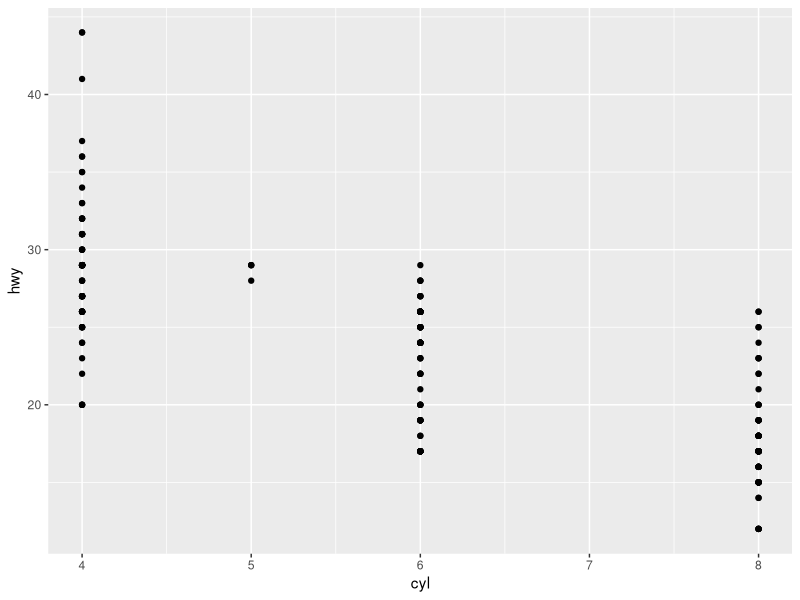
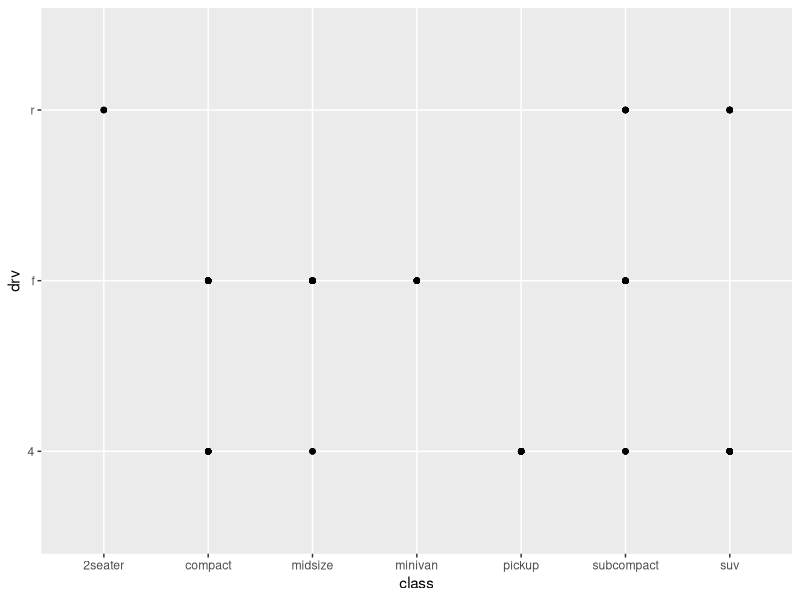

These figures' R source, in order:
## ---- chunk 1
knitr::opts_chunk$set(echo = TRUE)
## ---- chunk 2
library(tidyverse)
## ---- chunk 3
'ggplot(data = mpg)'
## ---- chunk 4
ggplot(data = mpg) + 
  geom_point(mapping = aes(x = cyl, y = hwy))

## ---- chunk 5
ggplot(data = mpg) + 
  geom_point(mapping = aes(x = class, y = drv))

